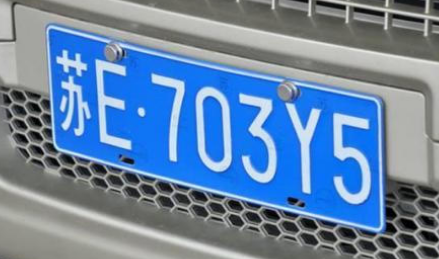
#> input picture opencv/05-图像特征处理/05-综合项目/04-车牌区域提取/assets/panel01.png, 439 x 259 px
$ python demo.py
#> lines starting #> are read from the running program, lines starting #| are printed output that depends on the picture; after the words box and inside, x2 and y2 are one past the last pixel; in counts of white or black regions, pixels touching at a corner belong together
import numpy as np
import cv2

img = cv2.imread("assets/panel01.png")
#> img is the input picture: shape (259, 439, 3); mean B, G, R 167.3, 133.9, 105.1

# 定义颜色范围（在HSV颜色空间中）
lower_blue = np.array([100, 100, 100])
upper_blue = np.array([130, 255, 255])

hsv_frame = cv2.cvtColor(img, cv2.COLOR_BGR2HSV)
#> hsv_frame: shape (259, 439, 3); mean H, S, V 71.5, 79, 170
blue_mask = cv2.inRange(hsv_frame, lower_blue, upper_blue)
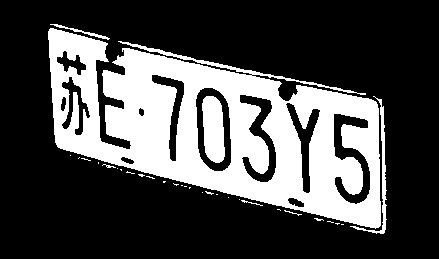
#> blue_mask: shape (259, 439); 29.9% white; 31 white regions (24 under 20 px), largest, box (x1, y1, x2, y2) and area: (48, 28, 381, 229) 31879, (202, 96, 225, 163) 1238, (350, 96, 387, 234) 541

# 对掩膜进行形态学操作，以去除噪声
kernel = np.ones((5, 5), np.uint8)
blue_mask = cv2.morphologyEx(blue_mask, cv2.MORPH_OPEN, kernel)
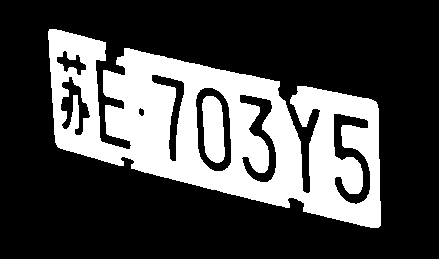
#> blue_mask: shape (259, 439); 28.3% white; 2 white regions

contours, _ = cv2.findContours(blue_mask, cv2.RETR_EXTERNAL, cv2.CHAIN_APPROX_SIMPLE)
#> contours = 1 contour; box (x1, y1, x2, y2) and area: (48, 29, 381, 228) 36820
# cv2.drawContours(img, contours, 0,color=(0,0,255),thickness=2)
for item in contours[0]:
    x, y = item[0]
    cv2.circle(img, (x, y), 2, color=(0, 0, 255), thickness=2)
#> this loop made 568 passes
#> (x, y) on passes 1 to 3: (49, 29), (49, 30), (48, 31)
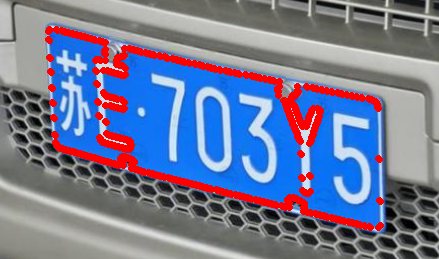
#> img: shape (259, 439, 3); 7.52% of pixels changed, all inside (x1, y1, x2, y2) = (45, 26, 384, 231)

cv2.imshow("red_mask", img)
cv2.waitKey(0)

$ run again, with opencv/05-图像特征处理/05-综合项目/04-车牌区域提取/assets/panel03.png copied over opencv/05-图像特征处理/05-综合项目/04-车牌区域提取/assets/panel01.png
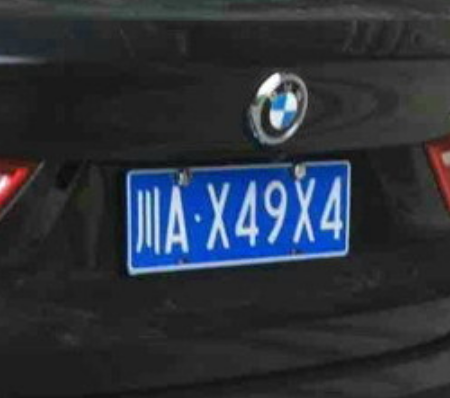
#> input picture opencv/05-图像特征处理/05-综合项目/04-车牌区域提取/assets/panel03.png, 450 x 398 px
#> img is the input picture: shape (398, 450, 3); mean B, G, R 59.3, 50, 44.5
#> hsv_frame: shape (398, 450, 3); mean H, S, V 31.4, 31.4, 60.6
#> `blue_mask = cv2.morphologyEx(blue_mask, cv2.MORPH_OPEN, kernel)`:
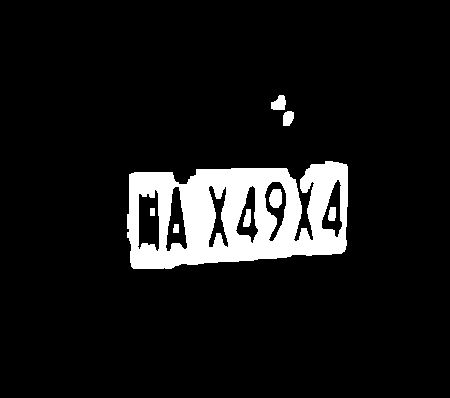
#> blue_mask: shape (398, 450); 8.9% white; 8 white regions
#> contours = 3 contours; box (x1, y1, x2, y2) and area: (127, 161, 348, 269) 19010, (271, 95, 286, 110) 144, (283, 111, 294, 126) 117
#> the loop `for item in contours[0]:` made 225 passes
#> (x, y) on passes 1 to 3: (325, 161), (325, 163), (324, 164)
#> after the loop `for item in contours[0]:`:
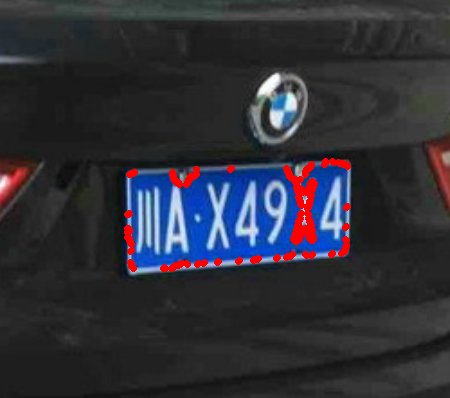
#> img: shape (398, 450, 3); 1.89% of pixels changed, all inside (x1, y1, x2, y2) = (124, 158, 351, 272)
